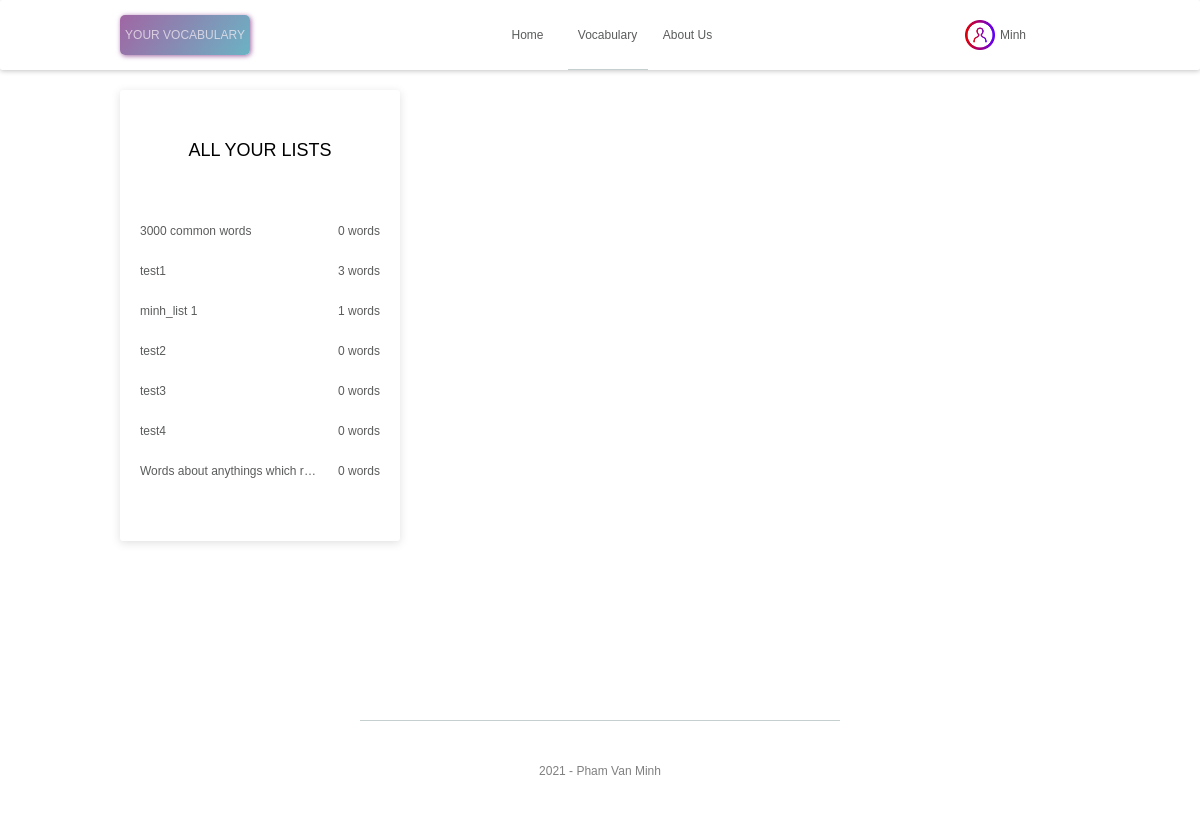
/vocab-repository (signed in), run on an earlier commit of the app's database.
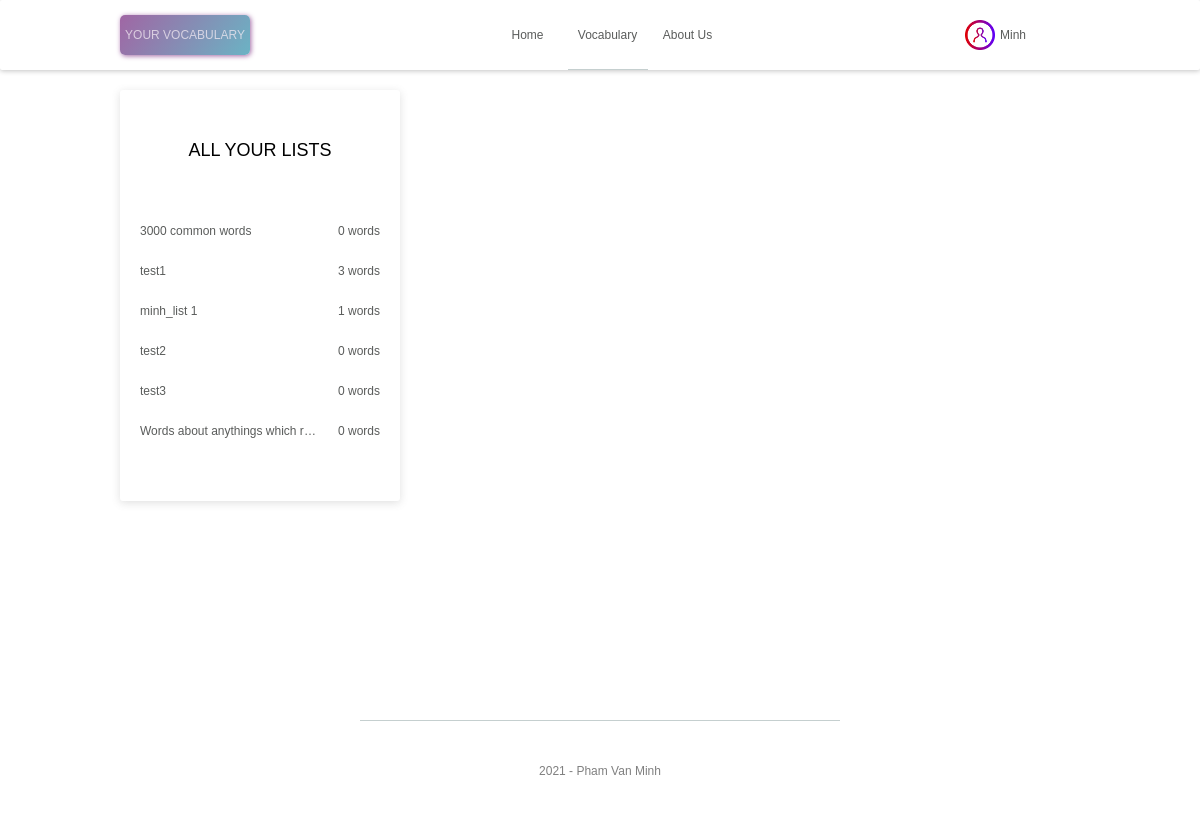
And on a later commit of the database.
### model/list.py (models this page shows, shortened)
class List(db.Model):
    __tablename__ = "list"
    list_id = db.Column(db.Integer, primary_key=True)
    list_name = db.Column(db.String(200), nullable=False)
    inserted_time = db.Column(db.String(100), nullable=False)
    user_id = db.Column(db.Integer, db.ForeignKey('user.user_id'))
    list_and_viet = db.relationship('Viet', secondary=list_and_viet, lazy='subquery')
    def to_json(self):
        return ListSchema().dump(self)

### app.py (the view)
@app.route('/vocab-repository', methods=['GET'])
@login_required
def vocab_repository_page():
    try:
        all_lists_with_num_viet = ListAction.get_all_lists_and_viet_words_quantity(
            user_id=current_user.user_id
        )
        return render_template(
            'vocab_repository.html',
            lists=all_lists_with_num_viet,
            page="vocab_repository_page"
        )
    except Exception as ex:
        logging.exception(ex)
        flash("Cannot render the page.", ERROR_FLASH_MESSAGE_TYPE)
        return render_template(
            'vocab_repository.html',
            lists=[],
            page="vocab_repository_page"
        )

### action/list.py (called while the page is built)
    @staticmethod
    def get_all_lists_and_viet_words_quantity(user_id) -> list:
        all_lists = List.query.filter_by(user_id=GENERAL_USER_ID).all()
        all_lists.extend(List.query.filter_by(user_id=user_id).all())
        all_lists_with_num_viet = []
        for list_entity in all_lists:
            item = list_entity.to_json()
            item.update({
                "num_viets": len(list_entity.list_and_viet)
            })
            all_lists_with_num_viet.append(item)
        return all_lists_with_num_viet

### model/user.py (called while the page is built)
@login_manager.user_loader
def load_user(user_id):
    return User.query.filter_by(user_id=user_id).first()

### templates/vocab_repository.html (shortened to what this page needs)
{% extends 'base.html' %}
{% block head %}
  <link rel="stylesheet" href="{{ url_for('static', filename='css/vocab_repository.css') }}">
{% endblock %}
{% block content %}
    <div class="lists-container">
        <div class="content-of-lists-container">
            <div class="list-of-list-name">
                <h2>ALL YOUR LISTS</h2>
                {% for list in lists %}
                    <div class="a-list-value" list-id="{{ list.list_id }}" list-name="{{ list.list_name }}">
                        <div class="list-name-value text-overflow-dot">
                            {{ list.list_name }}
                        </div>
                        <div class="viet-quanity-value text-overflow-dot">
                            {{ list.num_viets }} words
                        </div>
                    </div>
                {% endfor %}
            </div>
        </div>
    </div>
{% endblock %}

What changed in the data, as far as the page shows it:
removed List: list_name "test4", num_viets "0"
